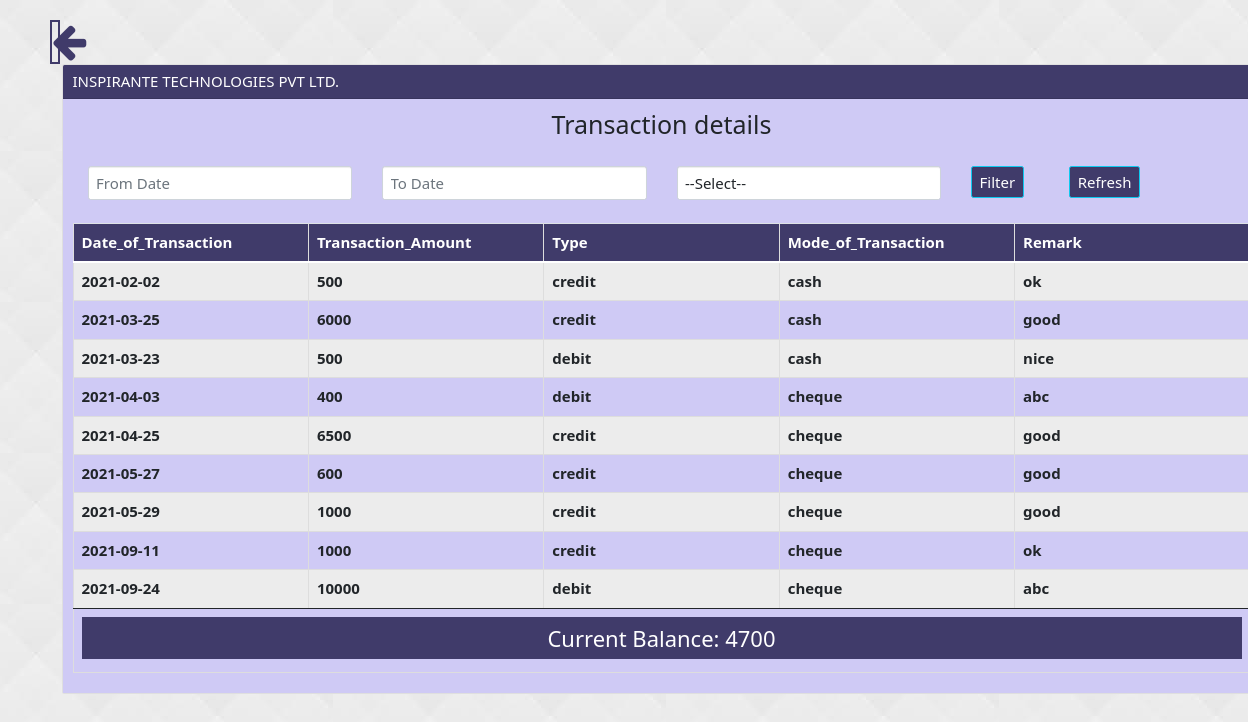
The page /viewaccount.php (signed in) on the database its author committed.
### tables this page shows
CREATE TABLE `transactions` (
  `Transaction_ID` int(11) NOT NULL,
  `Date_of_Transaction` date NOT NULL,
  `Transaction_Amount` float NOT NULL,
  `Type` varchar(255) NOT NULL,
  `Mode_of_Transaction` varchar(255) NOT NULL,
  `Remark` varchar(255) NOT NULL,
  `Balance` float NOT NULL
);

### viewaccount.php (the view, shortened to what this page needs)
<?php
 $connect = mysqli_connect("localhost", "root", "", "finance");
 $query = "SELECT * FROM transactions";
 $result = mysqli_query($connect, $query);
 $result2 = mysqli_query($connect, "SELECT SUM(Balance) AS Current_Balance FROM transactions");
 $row2 = mysqli_fetch_assoc($result2);
 $sum = $row2['Current_Balance'];
 ?>
 <!DOCTYPE html>
 <html>
      <head>
           <link rel="stylesheet" href="https://maxcdn.bootstrapcdn.com/bootstrap/3.3.6/css/bootstrap.min.css" />
           <link rel="stylesheet" href="http://code.jquery.com/ui/1.11.4/themes/smoothness/jquery-ui.css">
<link href="https://cdn.jsdelivr.net/npm/bootstrap@5.0.0-beta1/dist/css/bootstrap.min.css" rel="stylesheet">
 <link rel="stylesheet" href="https://stackpath.bootstrapcdn.com/font-awesome/4.7.0/css/font-awesome.min.css">
      </head>
      <body style="background-image: url('blueimg.jpg');">
      	<a href="dashboard.php"> <i style="font-size: 40px; color: #403B6A; width: 10px; margin-left: 50px; margin-top: 20px; border: 2px solid #403B6A;" class="fa fa-arrow-left" aria-hidden="true"></i></a>
			<br>
           <div class="container" style="width:1200px; font-size: 15px;">
            <div class="card" style="width: 1200px;">
 					<div class="card-header" style="background-color: #403B6A; color: white;">INSPIRANTE TECHNOLOGIES PVT LTD.</div>
  					<div class="card-body" style="background-color: #CFCAF5;">
    					<h5 class="card-title" style="text-align: center; font-size: 25px;">
    						<span>Transaction details</span></h5><br>
                <div class="col-md-3">
                     <input type="text" style="font-size: 15px;" name="from_date" id="from_date" class="form-control" placeholder="From Date" />
                </div>
                <div class="col-md-3">
                     <input type="text" style="font-size: 15px;" name="to_date" id="to_date" class="form-control" placeholder="To Date" />
                </div>
                <div class="col-md-3">
                   <select style="font-size: 15px;" name="my_type" id="my_type" class="form-control">
                     <option value="">--Select--</option>
					 </select>
                </div>
                <div class="col-md-1">
                     <input type="button" style="font-size: 15px; background-color: #403B6A; color: white;" name="filter" id="filter" value="Filter" class="btn btn-info" />
                </div>
                 <div class="col-md-2">
                 	<form action="viewaccount.php">
                     <input type="submit" style="font-size: 15px; background-color: #403B6A; color: white;" name="refresh" value="Refresh" class="btn btn-info" />
                     </form>
                </div>
                <br />
                <div id="order_table">
                     <table class="table table-striped table-hover table-bordered">
                     <thead style="background-color: #403B6A; color: white;">
                          <tr>
                               <th width="20%">Date_of_Transaction</th>
                               <th width="20%">Transaction_Amount</th>
                               <th width="20%">Type</th>
                               <th width="20%">Mode_of_Transaction</th>
                               <th width="20%">Remark</th>
                          </tr>
                      </thead>
					<tbody>
                     <?php
                     while($row = mysqli_fetch_array($result))
                     {
                     ?>
                          <tr>
                               <td><?php echo $row["Date_of_Transaction"]; ?></td>
                               <td><?php echo $row["Transaction_Amount"]; ?></td>
                               <td><?php echo $row["Type"]; ?></td>
                               <td> <?php echo $row["Mode_of_Transaction"]; ?></td>
                               <td><?php echo $row["Remark"]; ?></td>
                          </tr>
                     <?php
                     }
                     ?>
                     </tbody>
                     <tfoot><tr><td colspan='5'>
				<?php  echo "<h5  style='color: white; text-align: center; font-size: 22px; padding: 8px; background-color: #403B6A;'> Current Balance: ". $sum . "</h5>"; ?>
				</td></tr>
				</tfoot>
                     </table>
                </div>
           </div>
       </div></div>
      </body>
 </html>

### viewaccount.php (style rules this page uses)
th,td { border: 1px solid black; font-size: 18; font-weight: bold; }

### rows shown on the page
transactions: Date_of_Transaction "2021-02-02", Transaction_Amount "500", Type "credit", Mode_of_Transaction "cash", Remark "ok"
transactions: Date_of_Transaction "2021-03-25", Transaction_Amount "6000", Type "credit", Mode_of_Transaction "cash", Remark "good"
transactions: Date_of_Transaction "2021-03-23", Transaction_Amount "500", Type "debit", Mode_of_Transaction "cash", Remark "nice"
transactions: Date_of_Transaction "2021-04-03", Transaction_Amount "400", Type "debit", Mode_of_Transaction "cheque", Remark "abc"
transactions: Date_of_Transaction "2021-04-25", Transaction_Amount "6500", Type "credit", Mode_of_Transaction "cheque", Remark "good"
transactions: Date_of_Transaction "2021-05-27", Transaction_Amount "600", Type "credit", Mode_of_Transaction "cheque", Remark "good"
transactions: Date_of_Transaction "2021-05-29", Transaction_Amount "1000", Type "credit", Mode_of_Transaction "cheque", Remark "good"
transactions: Date_of_Transaction "2021-09-11", Transaction_Amount "1000", Type "credit", Mode_of_Transaction "cheque", Remark "ok"
transactions: Date_of_Transaction "2021-09-24", Transaction_Amount "10000", Type "debit", Mode_of_Transaction "cheque", Remark "abc"

### other values the page prints
$sum "4700"
